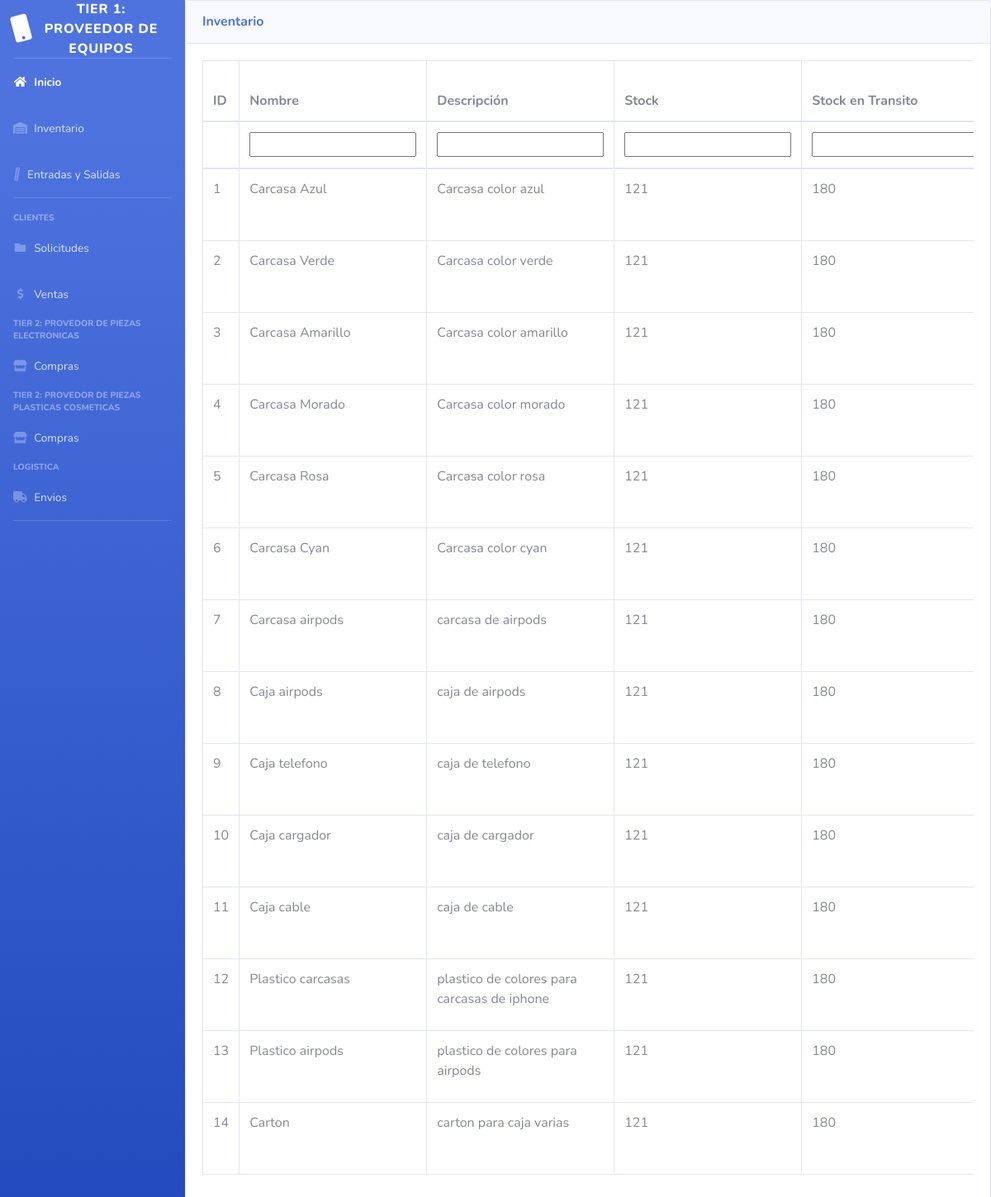
The page /warehouse/ on the database its author committed.
### productos/models.py (models this page shows, shortened)
class Inventario(models.Model):
    nombre = models.CharField(max_length=255)
    descripcion = models.CharField(max_length=255)
    stock = models.IntegerField()
    stockl = models.IntegerField()
    stockr = models.IntegerField()
    cantidad_maxima = models.IntegerField()
    cantidad_minima = models.IntegerField()
    venta_maxima = models.IntegerField()
    venta_minima = models.IntegerField()
    BoM = models.IntegerField()
    status = models.SmallIntegerField(choices=STATUS_CHOICES)

### productos/views.py (the view)
# urls.py: path('warehouse/', views.warehouse, name='warehouse'),
def warehouse(request):
    inventario = Inventario.objects.all()
    if request.method == "POST":
        form = InventarioForm(request.POST)
        if form.is_valid():
            form.save()
            return redirect("warehouse")
    else:
        form = InventarioForm()
        return render(request, "warehouse.html", {"inventario": inventario})

### productos/templates/warehouse.html (shortened to what this page needs)
{% load static %}
<!DOCTYPE html>
<html lang="en">
<head>
    <link href="{% static 'css/sb-admin-2.min.css' %}" rel="stylesheet" type="text/css">
    <link rel="stylesheet" href="https://cdnjs.cloudflare.com/ajax/libs/font-awesome/5.15.3/css/all.min.css">
</head>
<body id="page-top">
    <div id="wrapper">
        <ul class="navbar-nav bg-gradient-primary sidebar sidebar-dark accordion" id="accordionSidebar">
            <a class="sidebar-brand d-flex align-items-center justify-content-center" href="/">
                <div class="sidebar-brand-icon rotate-n-15">
                    <i class="fas fa-mobile"></i>
                </div>
                <div class="sidebar-brand-text mx-3">Tier 1: Proveedor de Equipos</div>
            </a>
            <hr class="sidebar-divider my-0">
            <li class="nav-item active">
                <a class="nav-link" href="/">
                    <i class="fas fa-fw fa-home"></i>
                    <span>Inicio</span></a>
            </li>
            <li class="nav-item">
                <a class="nav-link collapsed" href="/warehouse">
                    <i class="fas fa-fw fa-warehouse"></i>
                    <span>Inventario</span>
                </a>
            </li>
            <li class="nav-item">
                <a class="nav-link collapsed" href="/entryexit">
                  <i class="fa-solid fa-door-open"></i>
                  <span>Entradas y Salidas</span>
                </a>
              </li>
            <hr class="sidebar-divider">
            <div class="sidebar-heading">
                Clientes
            </div>
            <li class="nav-item">
                <a class="nav-link collapsed" href="/clientrequest">
                    <i class="fas fa-fw fa-folder"></i>
                    <span>Solicitudes</span>
                </a>
            </li>
            <li class="nav-item">
                <a class="nav-link collapsed" href="/clientsell">
                    <i class="fas fa-fw fa-dollar-sign"></i>
                    <span>Ventas</span>
                </a>
            </li>
            <div class="sidebar-heading">
                Tier 2: Provedor de piezas Electronicas
            </div>
            <li class="nav-item">
                <a class="nav-link collapsed" href="/t2pesell">
                    <i class="fas fa-fw fa-store"></i>
                    <span>Compras</span>
                </a>
            </li>
            <div class="sidebar-heading">
                Tier 2: Provedor de piezas plasticas cosmeticas
            </div>
            <li class="nav-item">
                <a class="nav-link collapsed" href="/t2pcsell">
                    <i class="fas fa-fw fa-store"></i>
                    <span>Compras</span>
                </a>
            </li>
            <div class="sidebar-heading">
                Logistica
            </div>
            <li class="nav-item">
                <a class="nav-link collapsed" href="/logship">
                    <i class="fas fa-fw fa-truck"></i>
                    <span>Envios</span>
                </a>
            </li>
            <hr class="sidebar-divider">
        </ul>
        <div id="content-wrapper" class="d-flex flex-column">
            <div class="card shadow mb-4">
                <div class="card-header py-3">
                    <h6 class="m-0 font-weight-bold text-primary">Inventario</h6>
                </div>
                <div class="card-body">
                    <div class="table-responsive">
                        <table class="table table-bordered" id="dataTable" width="100%" cellspacing="0">
                            <thead>
                                <tr>
                                    <th>ID</th>
                                    <th>Nombre</th>
                                    <th>Descripción</th>
                                    <th>Stock</th>
                                    <th>Stock en Transito</th>
                                </tr>
                                <tr>
                                    <td></td>
                                    <form method="post" action="{% url 'warehouse' %}">
                                        <td><input type="text" name="nombre" required></td>
                                        <td><input type="text" name="descripcion" required></td>
                                        <td><input type="number" name="stock" min="0" title="Debe ser un número mayor o igual a 0" required></td>
                                        <td><input type="number" name="stockl" required></td>
                                    </form>
                                </tr>
                            </thead>
                            <tbody>
                                {% for item in inventario %}
                                    <tr>
                                        <td>{{ item.id }}</td>
                                        <td>{{ item.nombre }}</td>
                                        <td>{{ item.descripcion }}</td>
                                        <td>{{ item.stock }}</td>
                                        <td>{{ item.stockl }}</td>
                                    </tr>
                                {% endfor %}
                            </tbody>
                        </table>
                    </div>
                </div>
            </div>
        </div>
    </div>
</body>
</html>

### rows shown on the page
Inventario: id "1", nombre "Carcasa Azul", descripcion "Carcasa color azul", stock "121", stockl "180"
Inventario: id "2", nombre "Carcasa Verde", descripcion "Carcasa color verde", stock "121", stockl "180"
Inventario: id "3", nombre "Carcasa Amarillo", descripcion "Carcasa color amarillo", stock "121", stockl "180"
Inventario: id "4", nombre "Carcasa Morado", descripcion "Carcasa color morado", stock "121", stockl "180"
Inventario: id "5", nombre "Carcasa Rosa", descripcion "Carcasa color rosa", stock "121", stockl "180"
Inventario: id "6", nombre "Carcasa Cyan", descripcion "Carcasa color cyan", stock "121", stockl "180"
Inventario: id "7", nombre "Carcasa airpods", descripcion "carcasa de airpods", stock "121", stockl "180"
Inventario: id "8", nombre "Caja airpods", descripcion "caja de airpods", stock "121", stockl "180"
Inventario: id "9", nombre "Caja telefono", descripcion "caja de telefono", stock "121", stockl "180"
Inventario: id "10", nombre "Caja cargador", descripcion "caja de cargador", stock "121", stockl "180"
Inventario: id "11", nombre "Caja cable", descripcion "caja de cable", stock "121", stockl "180"
Inventario: id "12", nombre "Plastico carcasas", descripcion "plastico de colores para carcasas de iphone", stock "121", stockl "180"
Inventario: id "13", nombre "Plastico airpods", descripcion "plastico de colores para airpods", stock "121", stockl "180"
Inventario: id "14", nombre "Carton", descripcion "carton para caja varias", stock "121", stockl "180"
